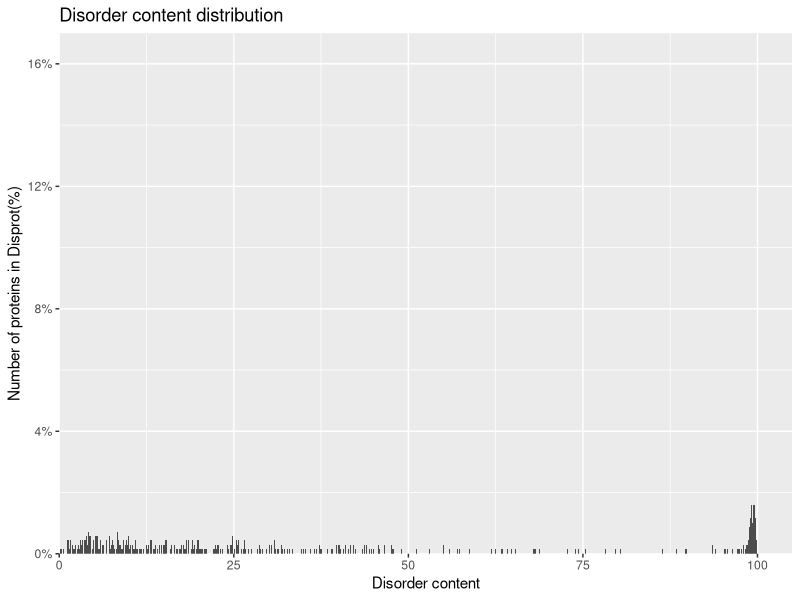

This chart was generated by the following R code: (Note: this script raises an error after producing the figure.)
library(ggplot2)
library(scales)

proteins <- read.csv("../data/tables/proteins.txt",na.strings='')
colnames(proteins) <- c("disprotID","uniprotID","name","species","seqlength","numdisorder","discontent")
##############################################################################
# Disorder content plot
ggplot(proteins, aes(x=proteins$discontent,y=..count../sum(..count..))) +
  geom_bar(fill=I("grey30")) +
  xlab("Disorder content") +
  ylab("Number of proteins in Disprot(%)") +
  labs(title = "Disorder content distribution") +
  scale_x_continuous(limits=c(0, 105),expand = c(0,0)) +
  scale_y_continuous(labels = percent_format(),expand = c(0,0),limits=c(0,0.17))

##############################################################################
# Species distribution plot
topspecies = sort(table(proteins$species),decreasing = TRUE)[1:10]
speciesdf = data.frame(labels=labels(topspecies)[[1]],number = topspecies)

ggplot(speciesdf, aes(x=reorder(labels, number),y=number)) +
  geom_bar(fill=I("grey30"),stat="identity") +
  xlab("Species") +
  ylab("Number of proteins in Disprot") +
  labs(title = "Species distribution") +
  theme(axis.text.x = element_text(angle = 90, hjust = 1)) +
  coord_flip() 

##############################################################################
# Protein length vs number of disordered residues
ggplot(proteins,aes(x=seqlength,y=numdisorder)) + geom_point(alpha = 1/4) + geom_smooth(method="lm") +
  theme_bw() + scale_x_continuous(expand=c(0,0),limits=c(0,5000))  +
  xlab("Protein sequence length") +
  ylab("Number of disordered residues")
